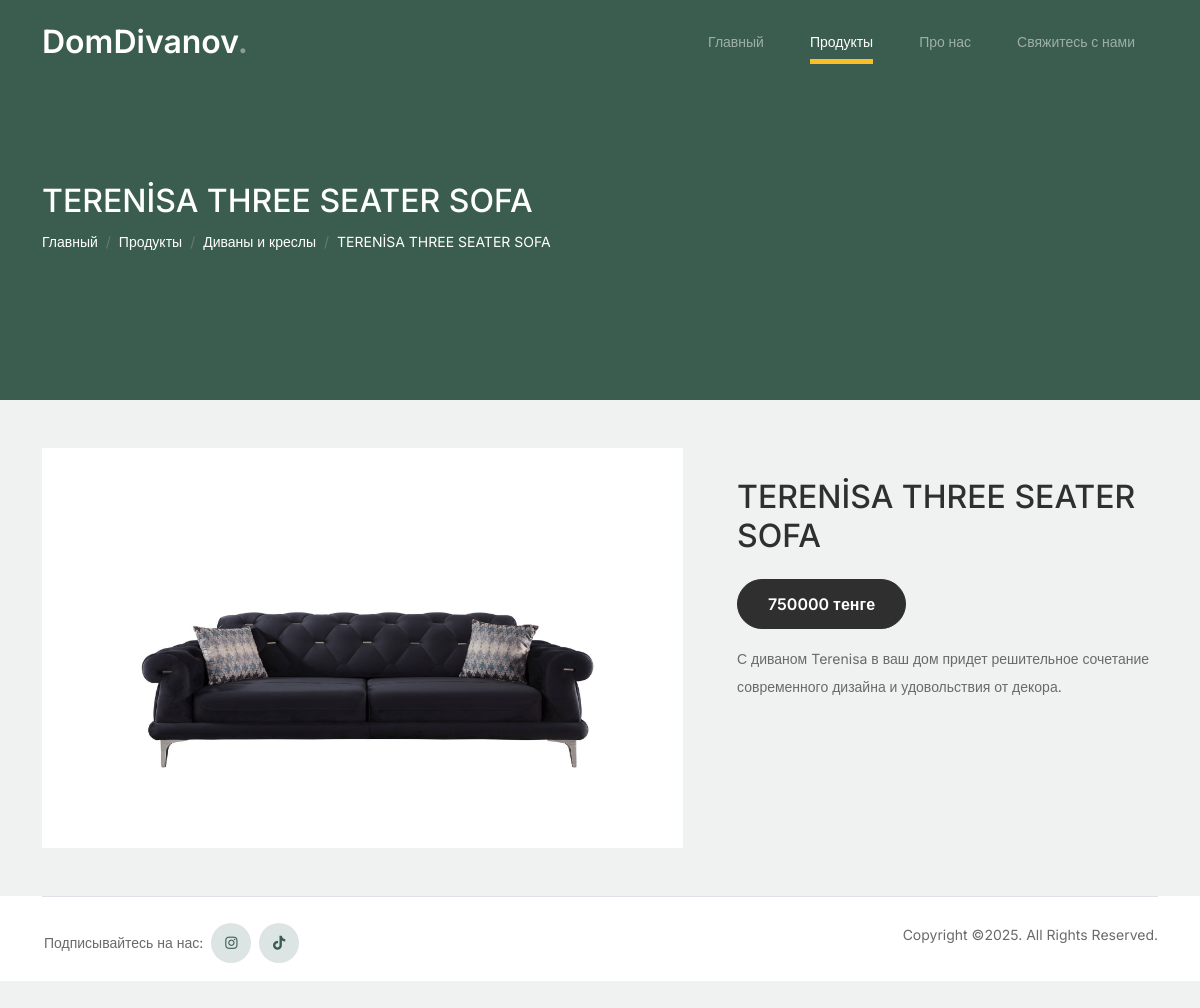
The app's page /1/8/ with its own data.
### zell/models.py (models this page shows, shortened)
class Furniture(models.Model):
    name = models.CharField("Имя", max_length=150)
    poster = models.ImageField("Постер", upload_to="furni_poster/")
    description = models.TextField("Описание")
    price = models.PositiveIntegerField("Цена", default=0)
    category = models.ForeignKey(Category, verbose_name="Категория", on_delete=models.SET_NULL, null=True)
    class Meta:
        verbose_name = "Мебель"
        verbose_name_plural = "Мебели"

class Category(models.Model):
    name = models.CharField("Категория", max_length=150)
    poster = models.ImageField("Постер", upload_to="category_poster/")
    url = models.SlugField(max_length=160)
    class Meta:
        verbose_name = 'Категория'
        verbose_name_plural = 'Категории'

class AdditionalImages(models.Model):
    title = models.CharField("", max_length=160)
    description = models.TextField("")
    image = models.ImageField("", upload_to="additional_furni/")
    furniture = models.ForeignKey(Furniture, verbose_name="", on_delete=models.CASCADE)
    class Meta:
        verbose_name = "Даполнительный изображение"
        verbose_name_plural = "Даполнительный изображении"

### zell/views.py (the view)
# urls.py: path("<int:category_id>/<int:product_id>/", views.product_detail, name="product_detail"),
def product_detail(request, category_id, product_id):
    category_object = Category.objects.get(id=category_id)
    product_object = Furniture.objects.get(id=product_id)
    additional_images = AdditionalImages.objects.filter(furniture=product_id)
    context = {
        'category_object':category_object,
        'category_id':category_id,
        'product_object':product_object,
        'additional_images':additional_images,
    }
    return render(request, 'zell/product_detail.html', context)

### templates/zell/product_detail.html (shortened to what this page needs)
{% extends "index.html" %}
{% load static %}
{% block content %}
    <nav class="custom-navbar navbar navbar navbar-expand-md navbar-dark bg-dark" arial-label="Furni navigation bar">
        <div class="container">
            <a class="navbar-brand" href="{% url 'zell:main' %}">DomDivanov<span>.</span></a>
            <div class="collapse navbar-collapse" id="navbarsFurni">
                <ul class="custom-navbar-nav navbar-nav ms-auto mb-2 mb-md-0">
                    <li><a class="nav-link" href="{% url 'zell:main' %}">Главный</a></li>
                    <li class="nav-item active"><a class="nav-link" href="{% url 'zell:products' %}">Продукты</a></li>
                    <li><a class="nav-link" href="{% url 'zell:about_us' %}">Про нас</a></li>
                    <li><a class="nav-link" href="{% url 'zell:contacts' %}">Свяжитесь с нами</a></li>
                </ul>
            </div>
        </div>
    </nav>
    <div class="hero">
        <div class="container">
            <div class="row justify-content-between">
                <div class="col-lg-7">
                    <div class="intro-excerpt">
                        <h2 class="text-white">{{ product_object.name }}</h2>
                    </div>
                </div>
                <div class="col-lg-5">
                </div>
            </div>
            <div class="row">
                <div class="col-lg-7">
                    <ol class="breadcrumb">
                        <li class="breadcrumb-item"><a class="text-white" style="text-decoration: none;" href="{% url 'zell:main' %}">Главный</a></li>
                        <li class="breadcrumb-item"><a class="text-white" style="text-decoration: none;" href="#">Продукты</a></li>
                        <li class="breadcrumb-item"><a class="text-white" style="text-decoration: none;" href="{% url 'zell:main_detail' category_id %}">{{ category_object.name }}</a></li>
                        <li class="breadcrumb-item"><a class="text-white" style="text-decoration: none;" href="#">{{ product_object.name }}</a></li>
                    </ol>
                </div>
            </div>
        </div>
    </div>
    <div class="product_section mb-5">
        <div class="container">
            <div class="row pt-5">
                <div class="col-lg-7">
                    <div class="carousel slide" id="carouselDemo" data-bs-wrap="true" data-bs-ride="carousel">
                        <div class="carousel-inner" style="height: 400px;">
                            {% for additional_image in additional_images%}
                            <div class="carousel-item" data-bs-interval="2000">
                                <img class="d-block w-100" style="height: 400px" src="{{ additional_image.image.url }}">
                            </div>
                            {% endfor %}
                        </div>
                        <button class="carousel-control-prev" type="button" data-bs-target="#carouselDemo" data-bs-slide="prev">
                            <span class="carousel-control-prev-icon">
                            </span>
                        </button>
                        <button class="carousel-control-next" type="button" data-bs-target="#carouselDemo" data-bs-slide="next">
                            <span class="carousel-control-next-icon">
                            </span>
                        </button>
                    </div>
                </div>
                <div class="col-lg-5">
                    <div style="margin-left: 30px; margin-top: 30px">
                        <div>
                            <h2 class="section-title mb-4">{{ product_object.name }}</h2>
                            <div><p><a herf="#" class="btn">{{product_object.price}} тенге</a></p></div>
                        </div>
                        <p>{{ product_object.description }}</p>
                    </div>
                </div>
            </div>
        </div>
    </div>
{% endblock %}

### static/css/style.css (style rules this page uses)
body { overflow-x: hidden; position: relative; }
body { font-family: "Inter", sans-serif; font-weight: 400; line-height: 28px; color: #6a6a6a; font-size: 14px; background-color: #eff2f1; }
a { text-decoration: none; -webkit-transition: .3s all ease; -o-transition: .3s all ease; transition: .3s all ease; color: #2f2f2f; text-decoration: underline; }
.custom-navbar { background: #3b5d50 !important; padding-top: 20px; padding-bottom: 20px; }
.custom-navbar .navbar-brand { font-size: 32px; font-weight: 600; }
.custom-navbar .navbar-brand > span { opacity: .4; }
@media (min-width: 992px) { .custom-navbar .custom-navbar-nav li { margin-left: 15px; margin-right: 15px; } }
.custom-navbar .custom-navbar-nav li a { font-weight: 500; color: #ffffff !important; opacity: .5; -webkit-transition: .3s all ease; -o-transition: .3s all ease; transition: .3s all ease; position: relative; }
@media (min-width: 768px) { .custom-navbar .custom-navbar-nav li a:before { content: ""; position: absolute; bottom: 0; left: 8px; right: 8px; background: #f9bf29; height: 5px; opacity: 1; visibility: visible; width: 0; -webkit-transition: .15s all ease-out; -o-transition: .15s all ease-out; transition: .15s all ease-out; } }
.custom-navbar .custom-navbar-nav li.active a { opacity: 1; }
.custom-navbar .custom-navbar-nav li.active a:before { width: calc(100% - 16px); }
.hero { background: #3b5d50; padding: calc(4rem - 30px) 0 0rem 0; }
@media (min-width: 768px) { .hero { padding: calc(4rem - 30px) 0 4rem 0; } }
@media (min-width: 768px) { .hero { padding: calc(8rem - 30px) 0 8rem 0; } }
.hero .intro-excerpt { position: relative; z-index: 4; }
.btn { font-weight: 600; padding: 12px 30px; border-radius: 30px; color: #ffffff; background: #2f2f2f; border-color: #2f2f2f; }
.section-title { color: #2f2f2f; }

### records on screen
Furniture: name "TERENİSA THREE SEATER SOFA", price "750000", description "С диваном Terenisa в ваш дом придет решительное сочетание современного дизайна и удовольствия от декора."
Category: name "Диваны и креслы"
AdditionalImages: image (picture)
